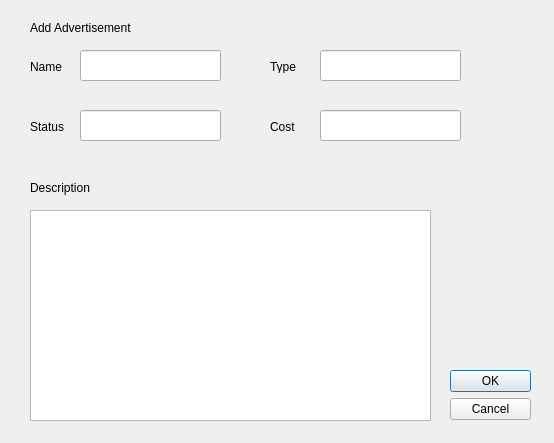
<?xml version="1.0" encoding="UTF-8"?>
<ui version="4.0">
 <class>merge_conflict</class>
 <widget class="QDialog" name="merge_conflict">
  <property name="geometry">
   <rect>
    <x>0</x>
    <y>0</y>
    <width>554</width>
    <height>443</height>
   </rect>
  </property>
  <property name="windowTitle">
   <string>Dialog</string>
  </property>
  <widget class="QDialogButtonBox" name="buttonBox">
   <property name="geometry">
    <rect>
     <x>450</x>
     <y>370</y>
     <width>81</width>
     <height>51</height>
    </rect>
   </property>
   <property name="orientation">
    <enum>Qt::Vertical</enum>
   </property>
   <property name="standardButtons">
    <set>QDialogButtonBox::Cancel|QDialogButtonBox::Ok</set>
   </property>
  </widget>
  <widget class="QLabel" name="name_lbl">
   <property name="geometry">
    <rect>
     <x>30</x>
     <y>60</y>
     <width>47</width>
     <height>13</height>
    </rect>
   </property>
   <property name="text">
    <string>Name</string>
   </property>
  </widget>
  <widget class="QLabel" name="type_lbl">
   <property name="geometry">
    <rect>
     <x>270</x>
     <y>60</y>
     <width>47</width>
     <height>13</height>
    </rect>
   </property>
   <property name="text">
    <string>Type</string>
   </property>
  </widget>
  <widget class="QLabel" name="status_lbl">
   <property name="geometry">
    <rect>
     <x>30</x>
     <y>120</y>
     <width>47</width>
     <height>13</height>
    </rect>
   </property>
   <property name="text">
    <string>Status</string>
   </property>
  </widget>
  <widget class="QLabel" name="label">
   <property name="geometry">
    <rect>
     <x>30</x>
     <y>20</y>
     <width>111</width>
     <height>16</height>
    </rect>
   </property>
   <property name="text">
    <string>Add Advertisement</string>
   </property>
  </widget>
  <widget class="QLineEdit" name="status_edit">
   <property name="geometry">
    <rect>
     <x>80</x>
     <y>110</y>
     <width>141</width>
     <height>31</height>
    </rect>
   </property>
  </widget>
  <widget class="QLineEdit" name="name_edit">
   <property name="geometry">
    <rect>
     <x>80</x>
     <y>50</y>
     <width>141</width>
     <height>31</height>
    </rect>
   </property>
  </widget>
  <widget class="QLineEdit" name="type_edit">
   <property name="geometry">
    <rect>
     <x>320</x>
     <y>50</y>
     <width>141</width>
     <height>31</height>
    </rect>
   </property>
  </widget>
  <widget class="QLabel" name="cost_lbl">
   <property name="geometry">
    <rect>
     <x>270</x>
     <y>120</y>
     <width>47</width>
     <height>13</height>
    </rect>
   </property>
   <property name="text">
    <string>Cost</string>
   </property>
  </widget>
  <widget class="QLineEdit" name="cost_edit">
   <property name="geometry">
    <rect>
     <x>320</x>
     <y>110</y>
     <width>141</width>
     <height>31</height>
    </rect>
   </property>
  </widget>
  <widget class="QTextEdit" name="description_edit">
   <property name="geometry">
    <rect>
     <x>30</x>
     <y>210</y>
     <width>401</width>
     <height>211</height>
    </rect>
   </property>
  </widget>
  <widget class="QLabel" name="description_lbl">
   <property name="geometry">
    <rect>
     <x>30</x>
     <y>180</y>
     <width>61</width>
     <height>16</height>
    </rect>
   </property>
   <property name="text">
    <string>Description</string>
   </property>
  </widget>
 </widget>
 <resources/>
 <connections/>
</ui>
